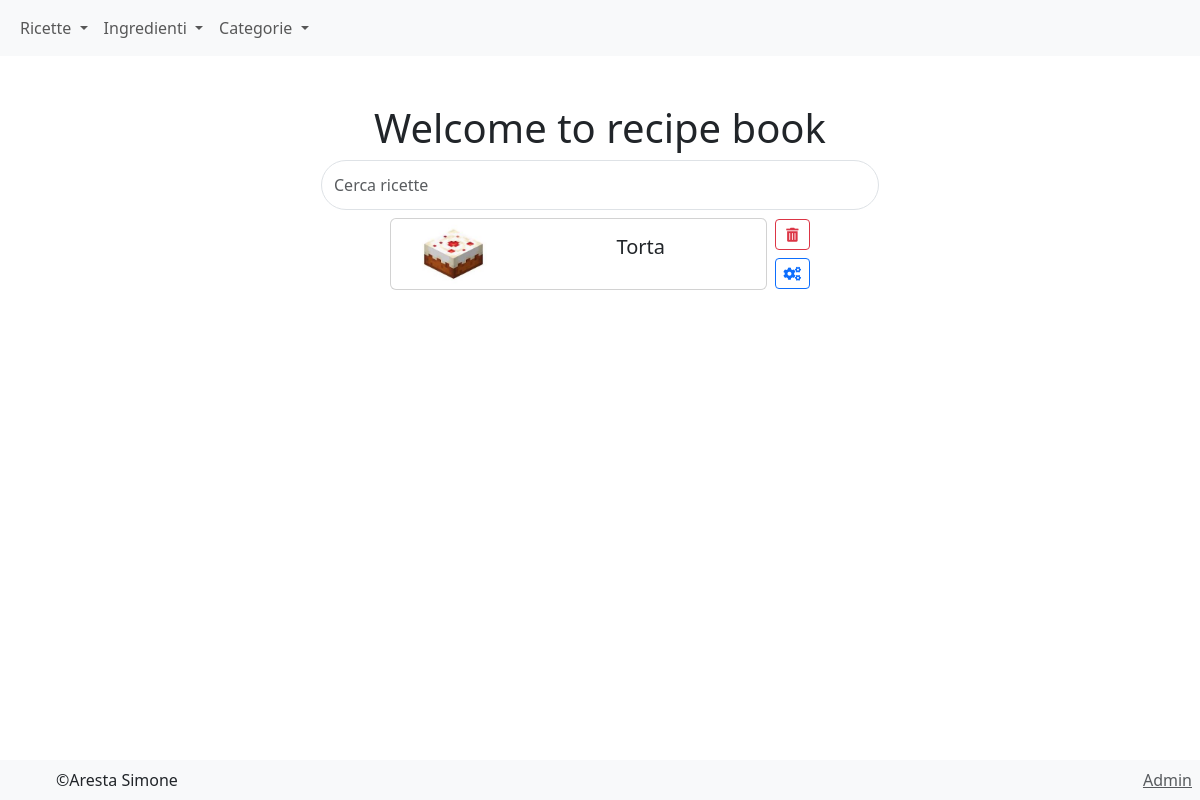
The app's page /, older data.
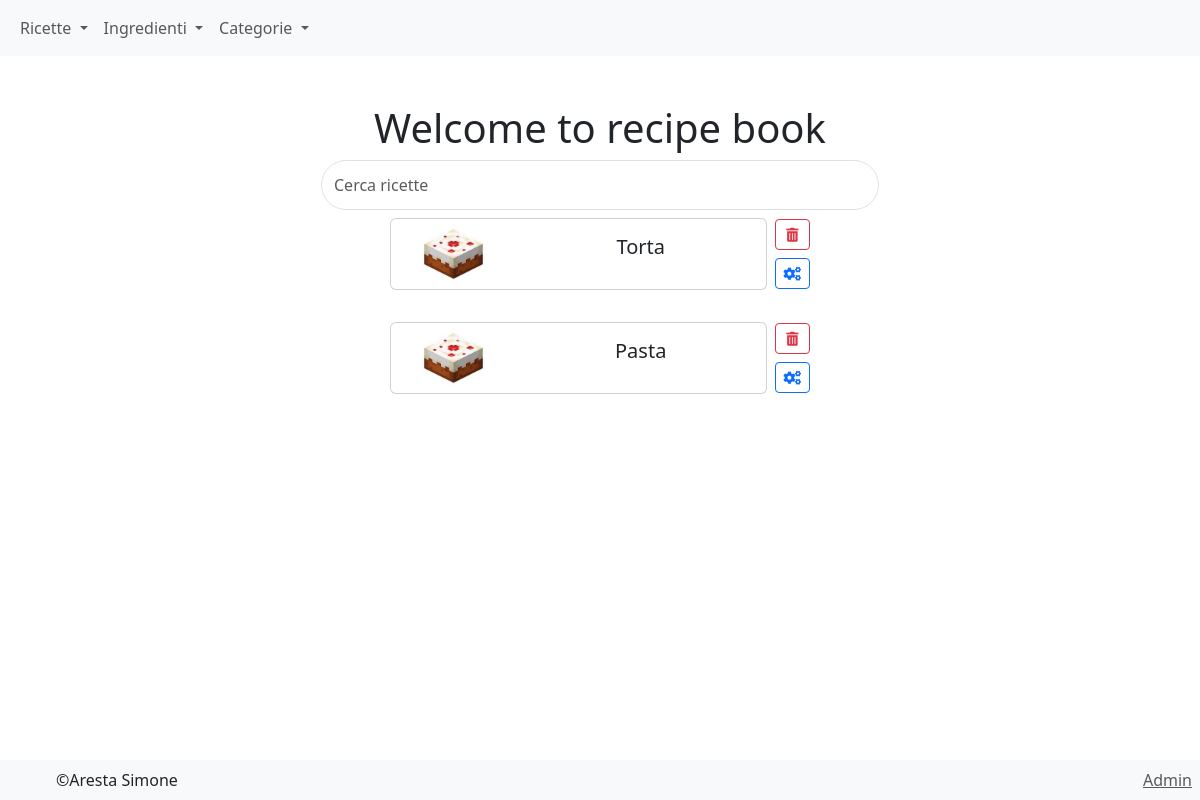
The same page, newer data.
### recipe/models.py (models this page shows, shortened)
class Recipe(models.Model):
    name = models.CharField(max_length=255)
    category = models.ForeignKey(Category, on_delete=models.CASCADE)
    preparation = models.TextField()
    image = models.ImageField(upload_to=product_image_path, blank=True, null=True)
    DIFFICULTIES = [
        ('easy', 'Facile'),
        ('medium', 'Media'),
        ('hard', 'Difficile'),
    ]
    COSTS = [
        ('low', 'Basso'),
        ('medium', 'Medio'),
        ('high', 'Alto'),
    ]
    difficult = models.CharField(max_length=255, choices=DIFFICULTIES)
    time_preparation = models.IntegerField(default=0) # Time of preparation in minutes
    cooking = models.IntegerField(default=0) # Time of cooking in minutes
    servings = models.IntegerField(default=0) # Number of servings
    cost = models.CharField(max_length=255, choices=COSTS) # Cost of the recipe
    date = models.DateTimeField(auto_now_add=True, editable=False, null=True)

### pages/views.py (the view)
# urls.py: path('', views.home_page, name='home_page'),
def home_page(request):
    recipes = Recipe.objects.all()
    return render(request, 'pages/home_page.html', {'recipes': recipes})

### pages/templates/pages/home_page.html (shortened to what this page needs)
{% extends 'base.html' %}
{% load static %}
{% block content %}
    {% block navbar %}
        <nav class="navbar navbar-expand-lg navbar-light bg-light">
            <div class="container-fluid">
                <ul class="navbar-nav">
                    <li class="nav-item dropdown">
                        <a class="nav-link dropdown-toggle" href="#" id="recipesDropdown" role="button" data-bs-toggle="dropdown" aria-expanded="false">
                            Ricette
                        </a>
                    </li>
                    <li class="nav-item dropdown">
                        <a class="nav-link dropdown-toggle" href="#" id="ingredientsDropdown" role="button" data-bs-toggle="dropdown" aria-expanded="false">
                            Ingredienti
                        </a>
                    </li>
                    <li class="nav-item dropdown">
                        <a class="nav-link dropdown-toggle" href="#" id="categoriesDropdown" role="button" data-bs-toggle="dropdown" aria-expanded="false">
                            Categorie
                        </a>
                    </li>
                </ul>
            </div>
        </nav>
    {% endblock %}
    <div class="container text-center mt-5">
        <h1>Welcome to recipe book</h1>
        <input class="form-control rounded-pill mx-auto" id="searchInput" style="width: 50%; height: 50px;" type="search" placeholder="Cerca ricette" aria-label="Search">
        {% for recipe in recipes %}
            <div class="d-flex justify-content-center mb-3 recipe-container">
                <div class="card my-2 rounded" style="flex:0.35;">
                    <div class="row g-0">
                        <div class="col-md-4 image-container">
                            <img src="{{ recipe.image.url }}" class="img-fluid rounded-start" alt="img" style="object-fit: contain; max-height: 70px">
                        </div>
                        <div class="col-md-8">
                            <div class="card-body">
                                <h5 class="card-title">{{ recipe.name }}</h5>
                            </div>
                        </div>
                    </div>
                </div>
                <div class="d-flex flex-column justify-content-center ms-2">
                    <a href="{% url 'recipe:delete_recipe' recipe.pk %}" class="btn btn-outline-danger btn-sm mb-2">
                        <i class="fas fa-trash-alt"></i>
                    </a>
                    <a href="" class="btn btn-outline-primary btn-sm">
                        <i class="fas fa-cogs"></i>
                    </a>
                </div>
            </div>
        {% endfor %}
    </div>
    {% include 'footer.html' %}
{% endblock %}

Row changes from the older to the newer data that the page shows:
added Recipe: image (picture), name "Pasta"
